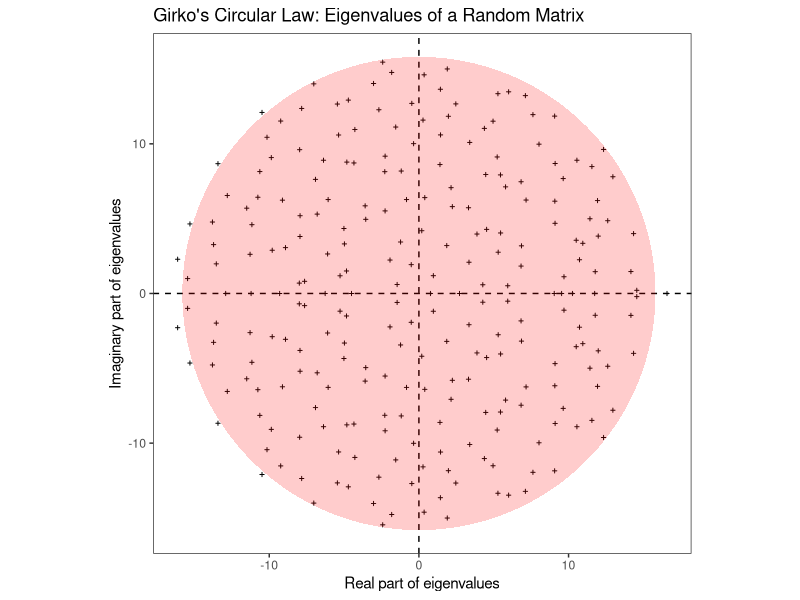

The R source for this figure:
# Language: R
# Script: Girko.R
# Des: Plot eigenvalues of a random matrix and overlay Girko's circular law ellipse
# Usage: Rscript Girko.R
# Date: Nov, 2025
# Author: Ximan Ding (x.ding25@imperial.ac.uk)

# ggplot2 is used for plotting. The script will stop with a clear
# error message if ggplot2 is not installed.
if (!require("ggplot2", quietly = TRUE)) {
  stop("Package 'ggplot2' is required but not installed. Please install it with install.packages('ggplot2').")
}

# build_ellipse:
#   Given horizontal and vertical radii, return a data.frame with
#   the x and y coordinates of an ellipse centred at (0, 0).
build_ellipse <- function(hradius, vradius) {
  npoints <- 250                      # number of points along the ellipse
  a <- seq(0, 2 * pi, length.out = npoints + 1)  # angles
  x <- hradius * cos(a)               # x coordinates
  y <- vradius * sin(a)               # y coordinates
  
  return(data.frame(x = x, y = y))
}

set.seed(123)   # For reproducibility of the random matrix

N <- 250        # Size of the square matrix (N x N)

# Generate a random matrix with entries from N(0, 1)
M <- matrix(rnorm(N * N), nrow = N, ncol = N)

# Compute eigenvalues of the matrix
eigvals <- eigen(M)$values

# Store real and imaginary parts of eigenvalues in a data.frame for plotting
eigDF <- data.frame(
  Real      = Re(eigvals),
  Imaginary = Im(eigvals)
)

# According to Girko's circular law, eigenvalues lie (approximately)
# inside a circle of radius sqrt(N) in the complex plane.
circle_radius <- sqrt(N)

# Build the ellipse (here a circle) that represents Girko's bound
ellDF <- build_ellipse(circle_radius, circle_radius)
names(ellDF) <- c("Real", "Imaginary")

# Create a ggplot object with eigenvalues
p <- ggplot(eigDF, aes(x = Real, y = Imaginary)) +
  # Plot eigenvalues as points
  geom_point(shape = 3, size = 0.7) +
  # Add horizontal and vertical reference lines through the origin
  geom_hline(yintercept = 0, linetype = "dashed") +
  geom_vline(xintercept = 0, linetype = "dashed") +
  # Add Girko ellipse (circle)
  geom_polygon(
    data   = ellDF,
    aes(x = Real, y = Imaginary),
    fill   = "red",
    alpha  = 0.2,
    colour = NA
  ) +
  # Use equal scaling on both axes so the circle is not distorted
  coord_equal() +
  # Use a clean theme suitable for printing
  theme_bw() +
  theme(
    legend.position = "none",
    panel.grid      = element_blank()
  ) +
  # Add title and axis labels
  labs(
    title = "Girko's Circular Law: Eigenvalues of a Random Matrix",
    x     = "Real part of eigenvalues",
    y     = "Imaginary part of eigenvalues"
  )

# Ensure the results directory exists (create if it does not)
if (!dir.exists("../results")) {
  dir.create("../results", recursive = TRUE)
}

# Save the plot as a PDF in the results directory
pdf("../results/Girko.pdf")
print(p)   # Important: print the ggplot object to the PDF device
dev.off()
